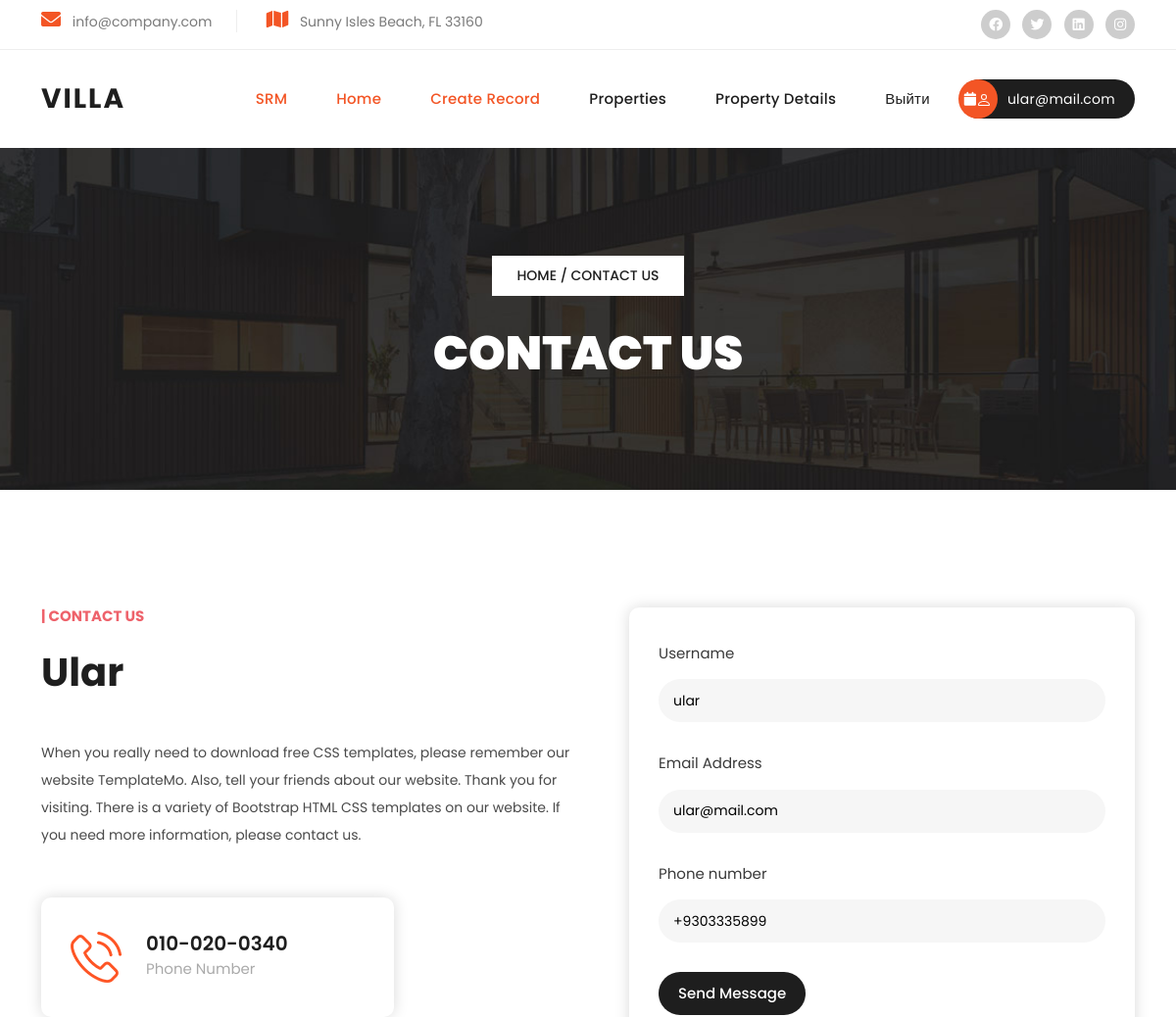
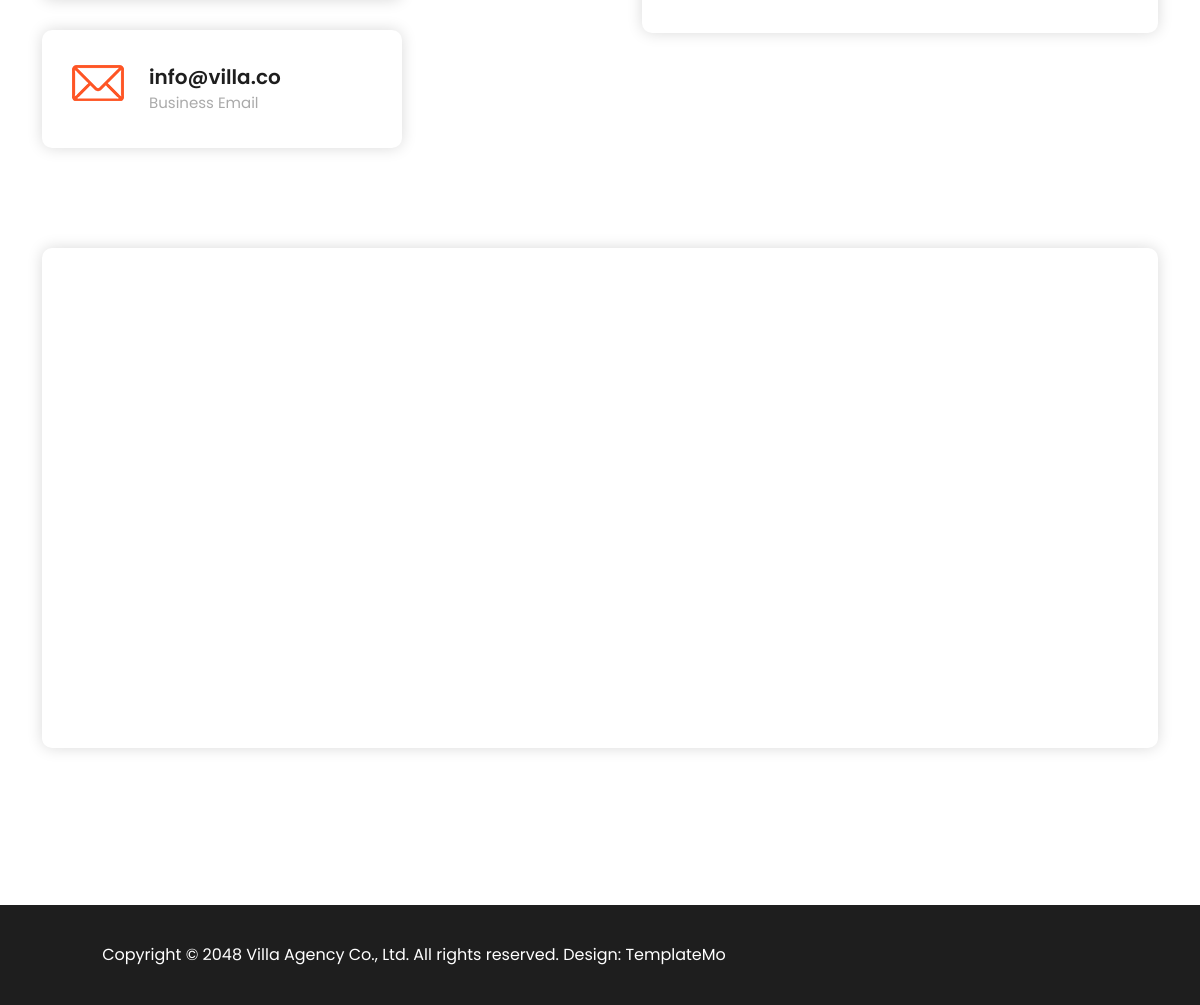
Screenshot of /user/profile/ (signed in) with the database file from the repository (2 pictures, top to bottom).
### user/models.py (models this page shows, shortened)
class MyUser(AbstractBaseUser, PermissionsMixin):
    email = models.EmailField(
        unique=True
    )
    username = models.CharField(
        max_length=30
    )
    phone_number = models.CharField(
        max_length=13
    )
    status = models.PositiveSmallIntegerField(
        choices=(
            (1, 'Обычный пользователь'),
            (2, 'Менеджер')
        ),
        default=1
    )
    created_date = models.DateTimeField(
        auto_now_add=True
    )
    is_admin = models.BooleanField(default=False)
    objects = CustomUserManager()
    USERNAME_FIELD = 'email'
    REQUIRED_FIELDS = ('username', 'phone_number')

### user/views.py (the view)
# urls.py: path('profile/', views.user_profile_view, name='profile')
def user_profile_view(request):
    user = User.objects.filter(pk=request.user.id).first()
    if request.method == 'POST':
        form = UserUpdateForm(request.POST, instance=user)
        if form.is_valid():
            form.save()
        return redirect('profile')
    form = UserUpdateForm(instance=user)
    return render(request, 'user/profile.html', context={"user": user, "form": form})

### user/forms.py
class UserUpdateForm(forms.ModelForm):
    class Meta:
        model = User
        fields = ('username', 'email', 'phone_number')

### user/templates/user/profile.html (shortened to what this page needs)
{% extends 'base.html' %}
{% load static %}
{% block content %}
  <div class="page-heading header-text">
    <div class="container">
      <div class="row">
        <div class="col-lg-12">
          <span class="breadcrumb"><a href="#">Home</a>  /  Contact Us</span>
          <h3>Contact Us</h3>
        </div>
      </div>
    </div>
  </div>
  <div class="contact-page section">
    <div class="container">
      <div class="row">
        <div class="col-lg-6">
          <div class="section-heading">
            <h6>| Contact Us</h6>
            <h2>{{ user.username }}</h2>
          </div>
          <p>When you really need to download free CSS templates, please remember our website TemplateMo. Also, tell your friends about our website. Thank you for visiting. There is a variety of Bootstrap HTML CSS templates on our website. If you need more information, please contact us.</p>
          <div class="row">
            <div class="col-lg-12">
              <div class="item phone">
                <img src="assets/images/phone-icon.png" alt="" style="max-width: 52px;">
                <h6>010-020-0340<br><span>Phone Number</span></h6>
              </div>
            </div>
            <div class="col-lg-12">
              <div class="item email">
                <img src="assets/images/email-icon.png" alt="" style="max-width: 52px;">
                <h6>info@villa.co<br><span>Business Email</span></h6>
              </div>
            </div>
          </div>
        </div>
        <div class="col-lg-6">
          <form id="contact-form" action="" method="post">
            <div class="row">
              <div class="col-lg-12">
                <fieldset>
                  <label for="name">Username</label>
                  {{ form.username }}
                </fieldset>
              </div>
              <div class="col-lg-12">
                <fieldset>
                  <label for="email">Email Address</label>
                  {{ form.email }}
                </fieldset>
              </div>
              <div class="col-lg-12">
                <fieldset>
                  <label for="phone">Phone number</label>
                  {{ form.phone_number }}
                </fieldset>
              </div>
              <div class="col-lg-12">
                <fieldset>
                  <button type="submit" id="form-submit" class="orange-button">Send Message</button>
                </fieldset>
              </div>
            </div>
          </form>
        </div>
        <div class="col-lg-12">
          <div id="map">
            <iframe src="https://www.google.com/maps/embed?pb=!1m18!1m12!1m3!1d12469.776493332698!2d-80.14036379941481!3d25.907788681148624!2m3!1f357.26927939317244!2f20.870722720054623!3f0!3m2!1i1024!2i768!4f35!3m3!1m2!1s0x88d9add4b4ac788f%3A0xe77469d09480fcdb!2sSunny%20Isles%20Beach!5e1!3m2!1sen!2sth!4v1642869952544!5m2!1sen!2sth" width="100%" height="500px" frameborder="0" style="border:0; border-radius: 10px; box-shadow: 0px 0px 15px rgba(0, 0, 0, 0.15);" allowfullscreen=""></iframe>
          </div>
        </div>
      </div>
    </div>
  </div>
{% endblock %}

### app/templates/base.html (shortened to what this page needs)
{% load static %}
<!DOCTYPE html>
<html lang="en">
<head>
    <link href="{% static 'vendor/bootstrap/css/bootstrap.min.css' %}" rel="stylesheet">
    <link rel="static stylesheet" href="{% static 'assets/css/fontawesome.css' %}">
    <link rel="static stylesheet" href="{% static 'assets/css/templatemo-villa-agency.css' %}">
    <link rel="static stylesheet" href="{% static 'assets/css/owl.css' %}">
    <link rel="static stylesheet" href="{% static 'assets/css/animate.css' %}">
    <link rel="static stylesheet" href="https://unpkg.com/swiper@7/swiper-bundle.min.css"/>
</head>
<body>
  <div class="sub-header">
    <div class="container">
      <div class="row">
        <div class="col-lg-8 col-md-8">
          <ul class="info">
            <li><i class="fa fa-envelope"></i> info@company.com</li>
            <li><i class="fa fa-map"></i> Sunny Isles Beach, FL 33160</li>
          </ul>
        </div>
        <div class="col-lg-4 col-md-4">
          <ul class="social-links">
            <li><a href="#"><i class="fab fa-facebook"></i></a></li>
            <li><a href="https://x.com/minthu" target="_blank"><i class="fab fa-twitter"></i></a></li>
            <li><a href="#"><i class="fab fa-linkedin"></i></a></li>
            <li><a href="#"><i class="fab fa-instagram"></i></a></li>
          </ul>
        </div>
      </div>
    </div>
  </div>
  <header class="header-area header-sticky">
    <div class="container">
        <div class="row">
            <div class="col-12">
                <nav class="main-nav">
                    <a href="{% url 'index' %}" class="logo">
                        <h1>Villa</h1>
                    </a>
                    <ul class="nav">
                      {% if request.user.status == 2 or request.user.is_admin %}
                      <li><a href="{% url 'lead_list' %}" class="active">SRM</a></li>
                      {% endif %}
                      <li><a href="{% url 'index' %}" class="active">Home</a></li>
                      <li><a href="{% url 'house_create' %}" class="active">Create record</a></li>
                      <li><a href="{% url 'house_list' %}">Properties</a></li>
                      <li><a href="{% static 'property-details.html' %}">Property Details</a></li>
                      {% if request.user.is_authenticated %}
                      <li><a href="{% url 'logout' %}">Выйти</a></li>
                      <li>
                          <a href="#"><i class="fa fa-calendar"></i>{{ request.user }}</a>
                      </li>
                      {% else %}
                      <li><a href="{% url 'register' %}">Регистрация</a></li>
                      <li><a href="{% url 'login' %}">&nbsp;&nbsp;&nbsp;&nbsp;Войти</a></li>
                      {% endif %}
                  </ul>
                </nav>
            </div>
        </div>
    </div>
  </header>
{% block content %} {% endblock %}
  <footer>
    <div class="container">
      <div class="col-lg-8">
        <p>Copyright © 2048 Villa Agency Co., Ltd. All rights reserved.
        Design: <a rel="nofollow" href="https://templatemo.com" target="_blank">TemplateMo</a></p>
      </div>
    </div>
  </footer>
</body>
</html>

### rows the page displays
MyUser: user "ular@mail.com", username "Ular", username "ular", email "ular@mail.com", phone_number "+9303335899"
